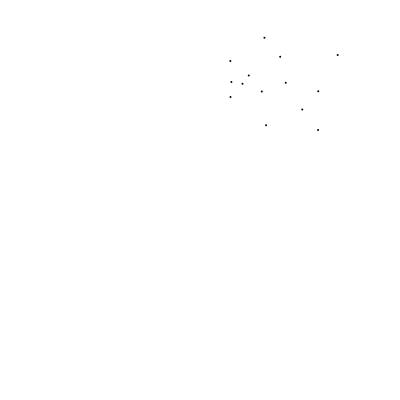
Frame 1 (no input)
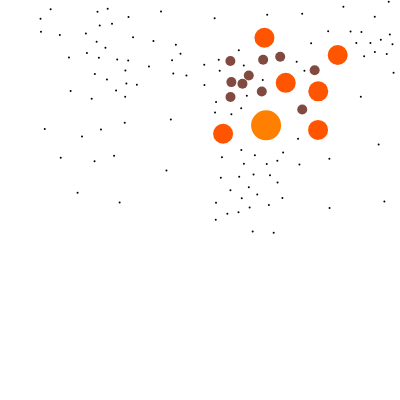
Frame 60 (no input)
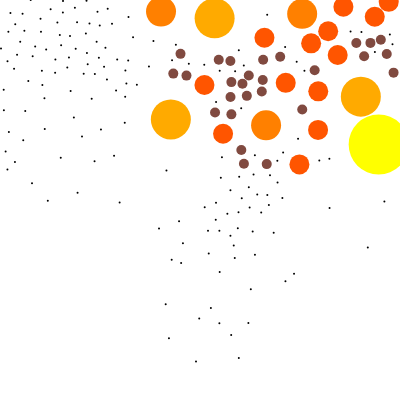
Frame 120 (the mouse pressed at the canvas centre since frame 60)

The p5.js sketch that drew these frames (run headless with seeded random() and noise() and a simulated clock; from frame 60 on, the mouse is pressed at the canvas centre):

// p5.js sketch
// ── sketch.js
// Bastien Sarolea
// Multi Dimensional Poisson Disc Sampling
// From the basic mono dimensional Poisson Disc Sampling from Daniel Shiffman
// Daniel Shiffman
// Code for this video: https://youtu.be/flQgnCUxHlw (edited for multi dimensions)

var r = 10;
var k = 100;  
var grid = [];
var w = r / Math.sqrt(2);
var active = [];
var unactive = [];
var cols, rows;
var ordered = [];
var MULTIDIMENSIONAL_NUMBER = 6;

function setup() {
    createCanvas(400, 400);
    background(0);
    strokeWeight(10);
    colorMode(HSB);

    cols = floor(width / w);
    rows = floor(height / w);
    for (var i = 0; i < cols * rows; i++) { 
        grid[i] = undefined;
    }

    var x = random(width);
    var y = random(height);
    var j = floor(y / w);
    var i = floor(x / w);
    var posW = createVector(x, y);
    
    var sample = { pos: posW, weight:floor(random(1,3))};
    grid[i + j * cols] = sample;
    active.push(sample);
    frameRate(1000);
}

function draw() {
    background(255);
    if (active.length > 0) {
        var randIndex = floor(random(active.length));
        var curActiveSample = active[randIndex];
        var curPos = active[randIndex].pos;
        var found = false; 

        for(var n=0; n<k ; n++){
            var pos = p5.Vector.random2D();
            var weight = floor(random(1,MULTIDIMENSIONAL_NUMBER+1));
            var m = random(1*r, (MULTIDIMENSIONAL_NUMBER)*r); // here we choose the next disc weight/size randomly from 1 to max size
            pos.setMag(m);
            pos.add(curActiveSample.pos);
            var sample = {pos : pos, weight : weight};
            var col = floor(sample.pos.x / w);
            var row = floor(sample.pos.y / w);

            if (
                col > -1 &&
                row > -1 &&
                col < cols &&
                row < rows &&
                !grid[col + row * cols]
            ) {
                var ok = true;
                for (var i = -MULTIDIMENSIONAL_NUMBER; i <= MULTIDIMENSIONAL_NUMBER; i++) {
                    for (var j = -MULTIDIMENSIONAL_NUMBER; j <= MULTIDIMENSIONAL_NUMBER; j++) {
                        var index = col + i + (row + j) * cols;
                        var neighbor = grid[index];
                        if (neighbor) {
                            var d = p5.Vector.dist(sample.pos, neighbor.pos);
                            var maxWeight = (sample.weight > neighbor.weight)? sample.weight : neighbor.weight;
                            if(d <  maxWeight * r){
                                ok = false;
                            }
                        }
                    }
                }
                if (ok) {
                    found = true;
                    grid[col + row * cols] = {pos: sample.pos, weight: sample.weight};
                    active.push({pos: sample.pos, weight: sample.weight});
                    // Should we break?
                    //break;
                }
            }

            
        }
        
        if (!found) {
            unactive.push(active[0]);
            active.splice(0, 1);
        }
    }


    for (var i = 0; i < active.length; i++) {
        stroke(0, 0, 0);
        strokeWeight(2);
        point(active[i].pos.x, active[i].pos.y);
    }
    for(var i=0; i<=MULTIDIMENSIONAL_NUMBER; i++){
        stroke(i*10, i*50, i*50); 
        strokeWeight(i*10);
        for(var j=0;j<unactive.length;j++){
            if(unactive[j].weight==i){
                point(unactive[j].pos.x, unactive[j].pos.y);
            }    
        }
    }

    console.log(active.length);
}
